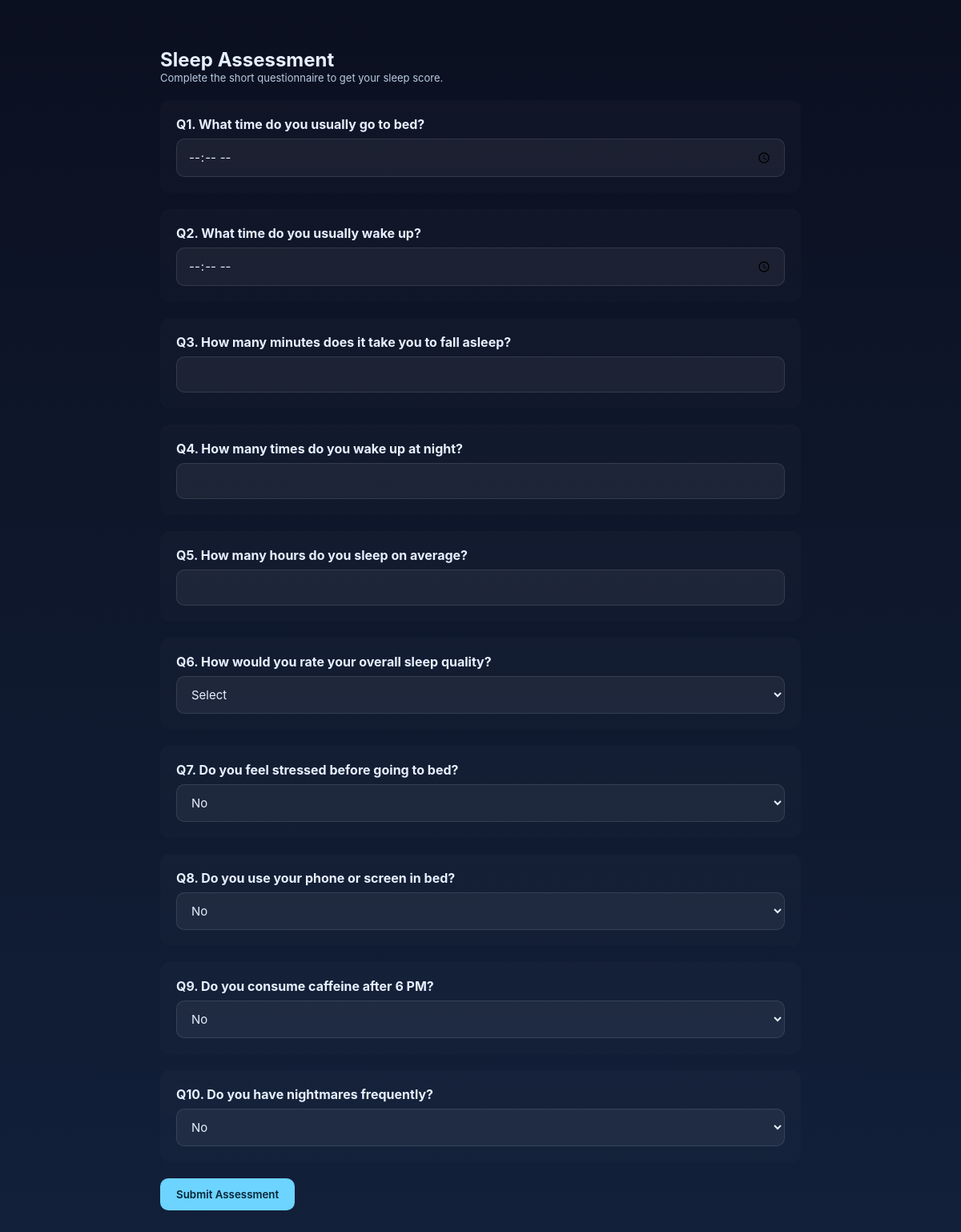
The page /questionnaire.php on the database its author committed.
### tables this page shows
CREATE TABLE `questions` (
  `id` int(11) NOT NULL,
  `question_text` varchar(255) NOT NULL,
  `input_type` varchar(50) NOT NULL,
  `options` text DEFAULT NULL
);

### questionnaire.php (the view, shortened to what this page needs)
<?php
require 'db.php';
$stmt = $pdo->query("SELECT * FROM questions ORDER BY id ASC");
$questions = $stmt->fetchAll(PDO::FETCH_ASSOC);
?>
<!doctype html>
<html lang="en">
<head>
  <link rel="stylesheet" href="style.css">
</head>
<body>
<div class="container">
  <div style="max-width:800px;margin:0 auto">
    <h2>Sleep Assessment</h2>
    <div class="small">Complete the short questionnaire to get your sleep score.</div>
    <form action="submit.php" method="post">
      <?php foreach ($questions as $i => $q): ?>
        <div class="question-card">
          <label><strong>Q<?= $i+1 ?>. <?= htmlspecialchars($q['question_text']) ?></strong></label>
          <div style="margin-top:8px">
            <?php if ($i === 0): ?>
              <input class="input" type="time" name="sleep_time" required>
            <?php elseif ($i === 1): ?>
              <input class="input" type="time" name="wake_time" required>
            <?php elseif ($q['input_type'] === 'number'): ?>
              <input class="input" type="number" name="q<?= $i+1 ?>" min="0" required>
            <?php elseif ($q['input_type'] === 'rating'): ?>
              <select name="q<?= $i+1 ?>" class="input" required>
                <option value="">Select</option>
              </select>
            <?php elseif ($q['input_type'] === 'yesno'): ?>
              <select name="q<?= $i+1 ?>" class="input" required>
                <option value="0">No</option>
              </select>
            <?php endif; ?>
          </div>
        </div>
      <?php endforeach; ?>
      <button class="btn" type="submit">Submit Assessment</button>
    </form>
  </div>
</div>
</body>
</html>

### style.css (style rules this page uses)
:root { --bg1: #0b1020; --bg2: #12203a; --card: rgba(255,255,255,0.06); --accent: #6dd3ff; --glass: rgba(255,255,255,0.06); --muted: #bfcbdc; }
* { box-sizing:border-box; font-family:Inter, Poppins, Arial, sans-serif; }
body { margin:0; background:linear-gradient(180deg,var(--bg1),var(--bg2)); color:#e6f0ff; min-height:100vh; }
.container { max-width:1000px; margin:40px auto; padding:20px; }
h1,h2 { margin:0 }
.btn { background:var(--accent); color:#042536; padding:12px 20px; border-radius:10px; border:none; font-weight:600; cursor:pointer; transition:.25s; }
.input,select { width:100%; padding:12px 14px; border-radius:10px; border:1px solid rgba(255,255,255,0.1); background:rgba(255,255,255,0.05); color:#e6f0ff; font-size:15px; transition:.25s; }
.question-card { padding:20px; border-radius:12px; background:linear-gradient( 180deg, rgba(255,255,255,0.02), rgba(255,255,255,0.01) ); margin:20px 0; }
.small { font-size:13px; color:#b9cbe0; }

### rows shown on the page
questions: question_text "What time do you usually go to bed?"
questions: question_text "What time do you usually wake up?"
questions: question_text "How many minutes does it take you to fall asleep?"
questions: question_text "How many times do you wake up at night?"
questions: question_text "How many hours do you sleep on average?"
questions: question_text "How would you rate your overall sleep quality?"
questions: question_text "Do you feel stressed before going to bed?"
questions: question_text "Do you use your phone or screen in bed?"
questions: question_text "Do you consume caffeine after 6 PM?"
questions: question_text "Do you have nightmares frequently?"
